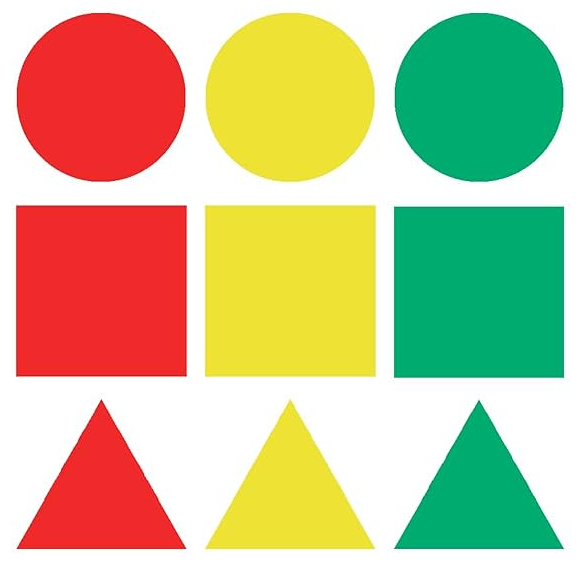
#> input picture img/shapes.png, 576 x 564 px
$ python example5.py
#> lines starting #> are read from the running program, lines starting #| are printed output that depends on the picture
#Import the libraries
import cv2
import os

#Create the path variable
img_path = 'img/shapes.png'

#Verify if Image exist
if os.path.exists(img_path):

	#variable to read the image
	img_ = cv2.imread(img_path)
#> img_ is the input picture: shape (564, 576, 3); mean B, G, R 143.8, 189.7, 197.4

	#Set the range for the shape required
	red_circle = img_[10:185, 10:192]
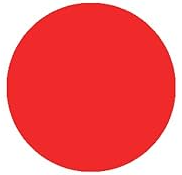
#> red_circle: shape (175, 182, 3); mean B, G, R 104.9, 103.2, 242.6

	#load image on a Window
	cv2.imshow('Image2',red_circle)

	#Wait until a key pressed
	cv2.waitKey(0)

	#Close all the windows opened
	cv2.destroyAllWindows()

	#Save it as new image on the folder img/
	cv2.imwrite("img/red_circle.jpg", red_circle)

else:
	print('Image could not be read')

$ run again, with img/r0_0.jpg saved as img/shapes.png
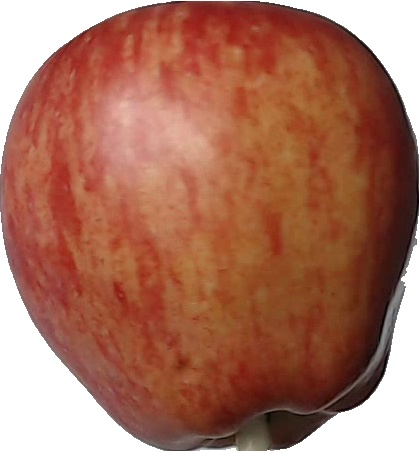
#> input picture img/r0_0.jpg, 420 x 452 px
#> img_ is the input picture: shape (452, 420, 3); mean B, G, R 92.7, 112.4, 168.8
#> `red_circle = img_[10:185, 10:192]`:
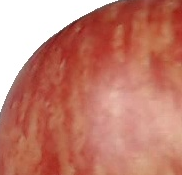
#> red_circle: shape (175, 182, 3); mean B, G, R 110.7, 126.5, 195.5
